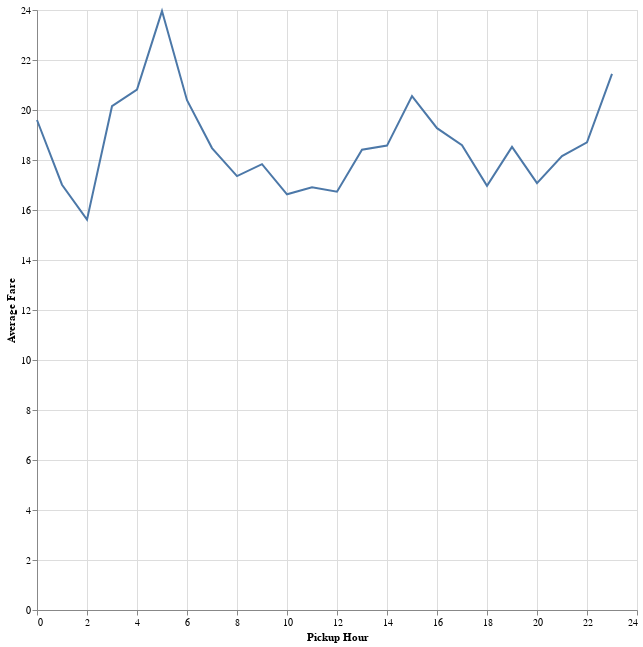

Write notebook code for a chart like this one.
### Markdown cell above
### Average fare by hour of day (showing hourly patterns)

### Code cell
result = con.execute('''
SELECT 
EXTRACT(hour FROM tpep_pickup_datetime) AS pickup_hour,
AVG(fare_amount) AS average_fare
FROM sample
GROUP BY EXTRACT(hour FROM tpep_pickup_datetime)
ORDER BY pickup_hour;
''').fetchdf()

# Query reused from the notebook

line_chart = alt.Chart(result).mark_line().encode(
    x = alt.X("pickup_hour", title="Pickup Hour", sort=None),
    y = alt.X("average_fare", title = "Average Fare")
).properties(
    height = 600,
    width = 600,
    
)

line_chart

### Figure 1 — Vega-Lite specification as saved in the notebook (floating-point values rounded to 4 significant figures)
{"config": {"view": {"continuousWidth": 300, "continuousHeight": 300}}, "data": {"name": "data-5a692de6e1669adb82cd2e77d34a2752"}, "mark": {"type": "line"}, "encoding": {"x": {"field": "pickup_hour", "sort": null, "title": "Pickup Hour", "type": "quantitative"}, "y": {"field": "average_fare", "title": "Average Fare", "type": "quantitative"}}, "height": 600, "width": 600, "$schema": "https://vega.github.io/schema/vega-lite/v6.1.0.json", "datasets": {"data-5a692de6e1669adb82cd2e77d34a2752": [{"pickup_hour": 0, "average_fare": 19.6}, {"pickup_hour": 1, "average_fare": 17.01}, {"pickup_hour": 2, "average_fare": 15.61}, {"pickup_hour": 3, "average_fare": 20.15}, {"pickup_hour": 4, "average_fare": 20.82}, {"pickup_hour": 5, "average_fare": 23.96}, {"pickup_hour": 6, "average_fare": 20.39}, {"pickup_hour": 7, "average_fare": 18.48}, {"pickup_hour": 8, "average_fare": 17.36}, {"pickup_hour": 9, "average_fare": 17.83}, {"pickup_hour": 10, "average_fare": 16.63}, {"pickup_hour": 11, "average_fare": 16.91}, {"pickup_hour": 12, "average_fare": 16.73}, {"pickup_hour": 13, "average_fare": 18.41}, {"pickup_hour": 14, "average_fare": 18.58}, {"pickup_hour": 15, "average_fare": 20.55}, {"pickup_hour": 16, "average_fare": 19.27}, {"pickup_hour": 17, "average_fare": 18.59}, {"pickup_hour": 18, "average_fare": 16.97}, {"pickup_hour": 19, "average_fare": 18.52}, {"pickup_hour": 20, "average_fare": 17.08}, {"pickup_hour": 21, "average_fare": 18.16}, {"pickup_hour": 22, "average_fare": 18.71}, {"pickup_hour": 23, "average_fare": 21.45}]}}
